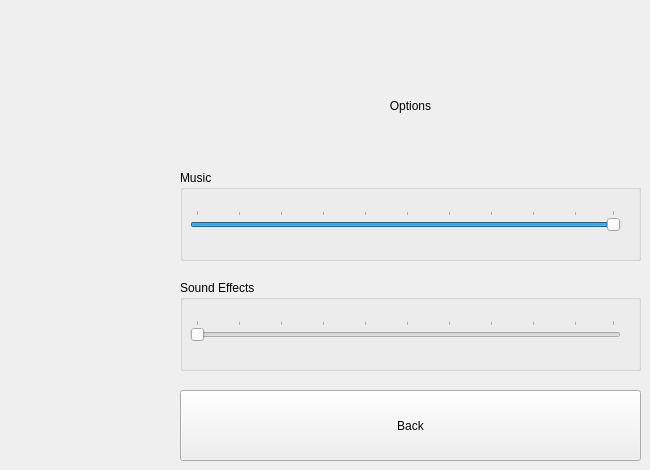
   <widget class="QWidget" name="mainOptionsMenu">
    <widget class="QPushButton" name="mainOptionsBack">
     <property name="geometry">
      <rect>
       <x>180</x>
       <y>390</y>
       <width>461</width>
       <height>71</height>
      </rect>
     </property>
     <property name="text">
      <string>Back</string>
     </property>
    </widget>
    <widget class="QLabel" name="OptionsLabel">
     <property name="geometry">
      <rect>
       <x>230</x>
       <y>70</y>
       <width>361</width>
       <height>71</height>
      </rect>
     </property>
     <property name="styleSheet">
      <string notr="true">font: 20pt &quot;MS Shell Dlg 2&quot;;</string>
     </property>
     <property name="text">
      <string>Options</string>
     </property>
     <property name="alignment">
      <set>Qt::AlignCenter</set>
     </property>
    </widget>
    <widget class="QGroupBox" name="mainMusicBox">
     <property name="geometry">
      <rect>
       <x>180</x>
       <y>170</y>
       <width>461</width>
       <height>91</height>
      </rect>
     </property>
     <property name="title">
      <string>Music</string>
     </property>
     <widget class="QSlider" name="mainMusicSlider">
      <property name="geometry">
       <rect>
        <x>10</x>
        <y>40</y>
        <width>431</width>
        <height>22</height>
       </rect>
      </property>
      <property name="value">
       <number>99</number>
      </property>
      <property name="orientation">
       <enum>Qt::Horizontal</enum>
      </property>
      <property name="tickPosition">
       <enum>QSlider::TicksAbove</enum>
      </property>
      <property name="tickInterval">
       <number>10</number>
      </property>
     </widget>
    </widget>
    <widget class="QGroupBox" name="mainEffectsBox">
     <property name="geometry">
      <rect>
       <x>180</x>
       <y>280</y>
       <width>461</width>
       <height>91</height>
      </rect>
     </property>
     <property name="title">
      <string>Sound Effects</string>
     </property>
     <widget class="QSlider" name="mainEffectsSlider">
      <property name="geometry">
       <rect>
        <x>10</x>
        <y>40</y>
        <width>431</width>
        <height>22</height>
       </rect>
      </property>
      <property name="orientation">
       <enum>Qt::Horizontal</enum>
      </property>
      <property name="tickPosition">
       <enum>QSlider::TicksAbove</enum>
      </property>
      <property name="tickInterval">
       <number>10</number>
      </property>
     </widget>
    </widget>
   </widget>
